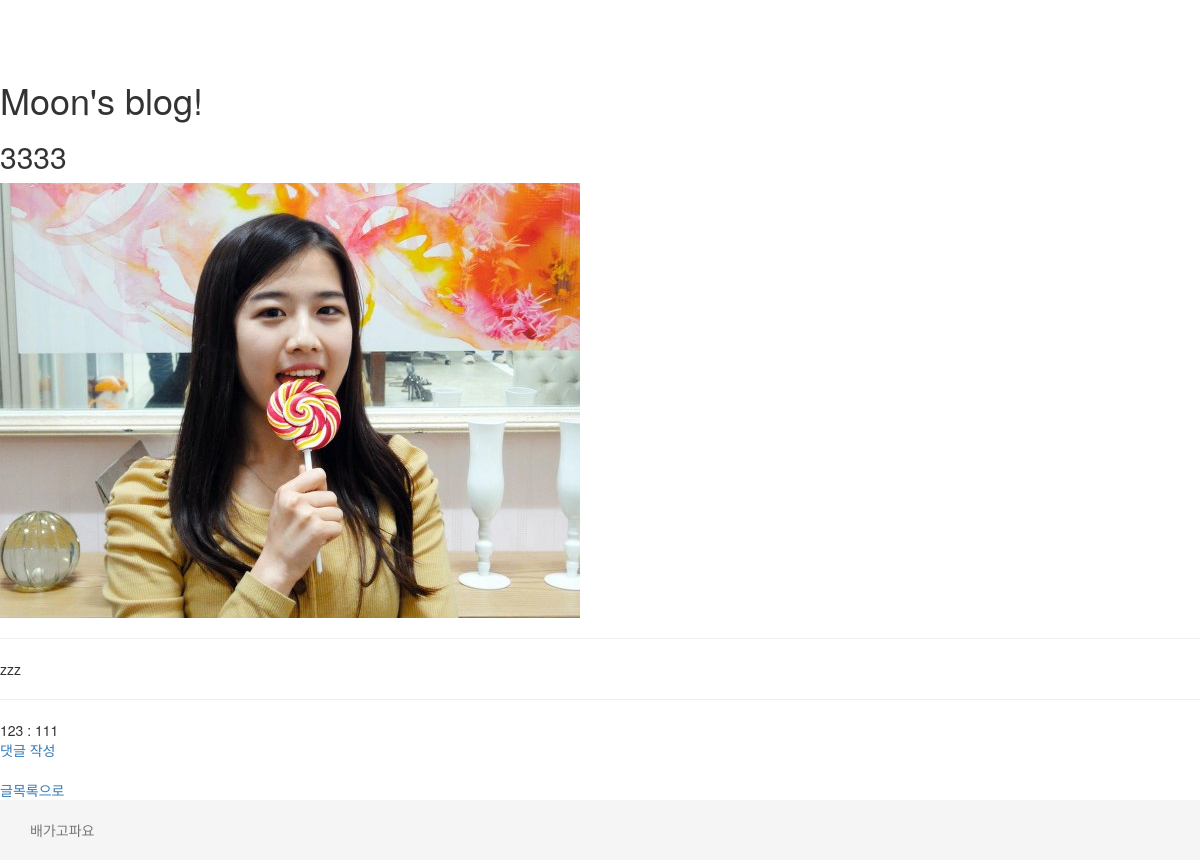
Before: /blog/1/ with the older database file.
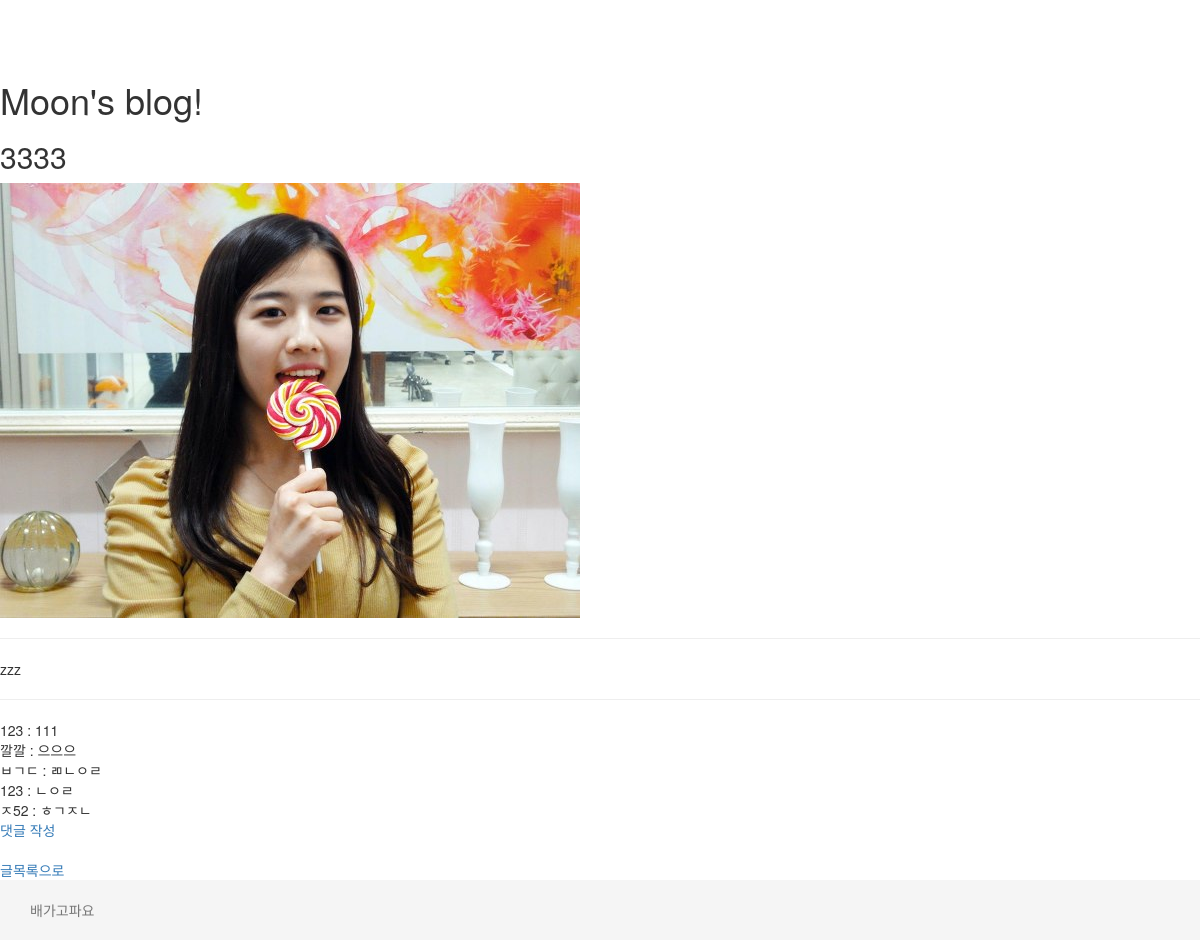
After: the same page with the newer database file.
### blog/models.py (models this page shows)
class Comment(models.Model):
	post = models.ForeignKey(Post)
	author = models.CharField(max_length=50)
	content = models.TextField()
	created_at = models.DateTimeField(auto_now_add = True)

### blog/views.py (the view)
# urls.py: url(r'^(?P<pk>\d+)/$', 'blog.views.post_detail', name='post_detail'),
def post_detail(request, pk):
	post = Post.objects.get(pk=pk)
	comment_list = Comment.objects.all().filter(post=post)
	return render(request, 'blog/post_detail.html', {'post':post, 'comment_list':comment_list})

### blog/templates/blog/post_detail.html (shortened to what this page needs)
{% extends 'blog/base.html' %}
{% block content %}
<h2> {{post.title}}</h2>
<img src = "{{post.photo.url}}">
<hr/>
{{ post.content }}
<hr/>
{% for comment in comment_list %}
{{comment.author}} : {{comment.content}}
<br/>
{% endfor %}
 <a href = "{% url "blog:comments_new" post.pk %}">댓글 작성</a>
<br/>
<br/>
<a href={% url "blog:index" %}>글목록으로</a>
<br/>
{% endblock %}

Changed rows visible on the page:
added Comment: author "깔깔", content "으으으"
added Comment: author "ㅂㄱㄷ", content "ㄻㄴㅇㄹ"
added Comment: author "123", content "ㄴㅇㄹ"
added Comment: author "ㅈ52", content "ㅎㄱㅈㄴ"
